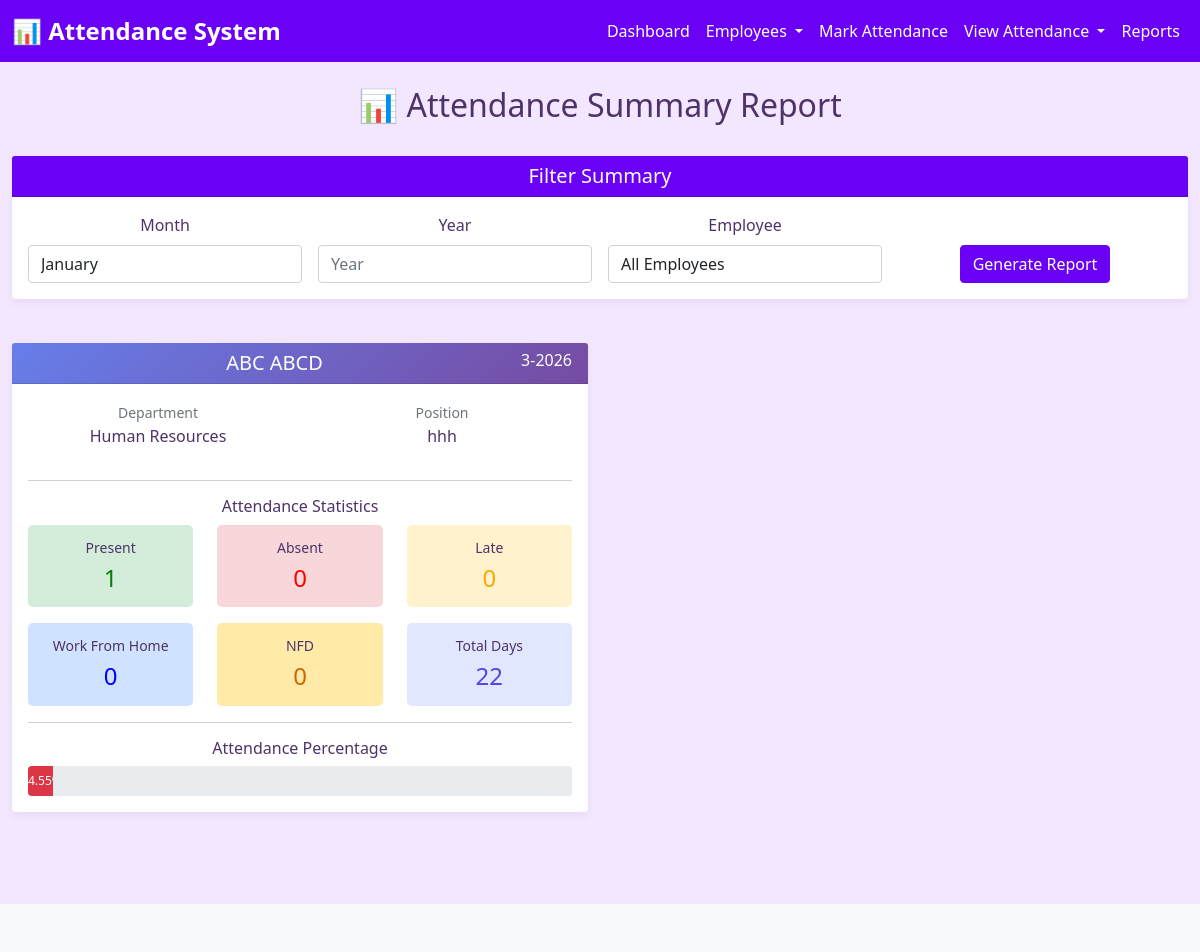
/attendance/attendance-summary/, run on an earlier commit of the app's database.
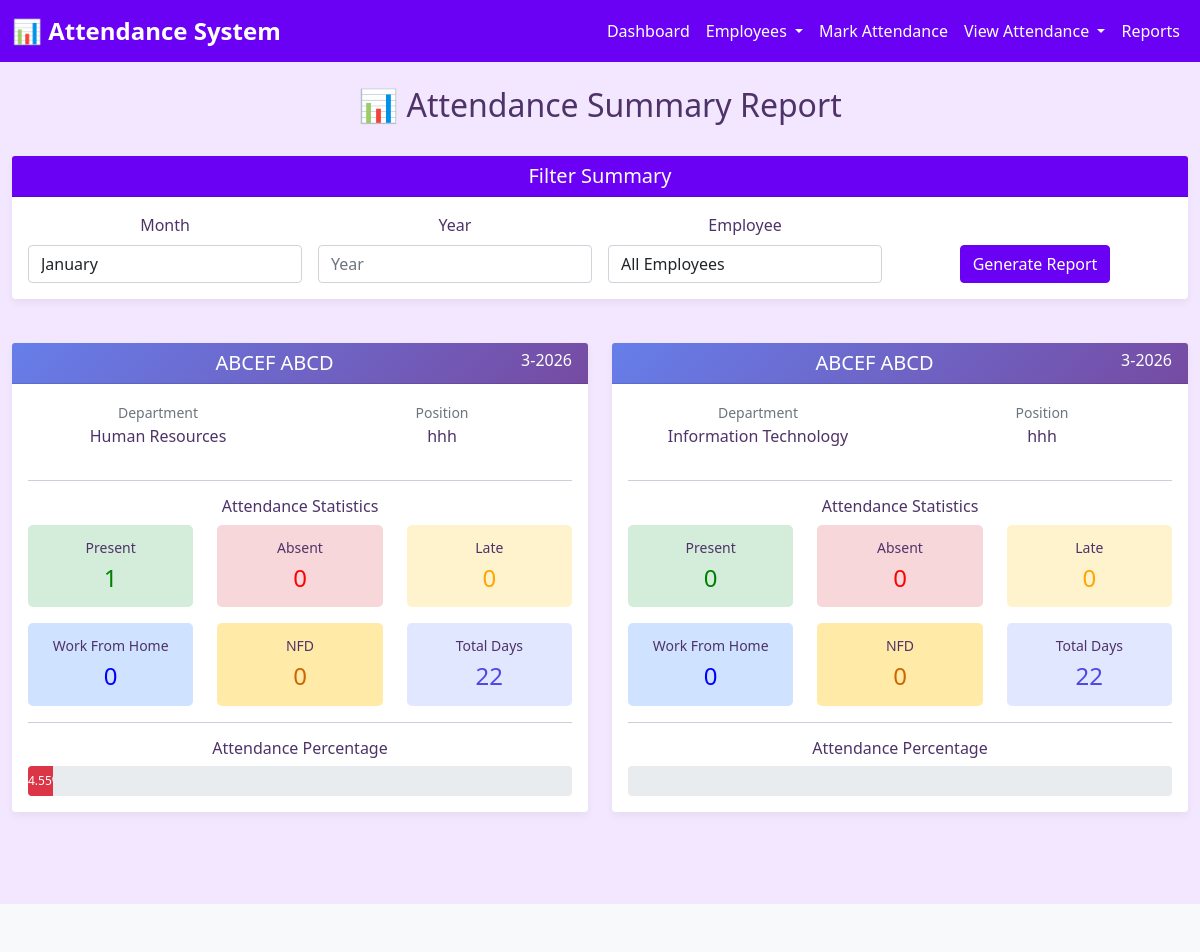
And on a later commit of the database.
### attendance/models.py (models this page shows)
class Employee(models.Model):
    DEPARTMENT_CHOICES = [
        ('HR', 'Human Resources'),
        ('IT', 'Information Technology'),
        ('SALES', 'Sales'),
        ('MARKETING', 'Marketing'),
        ('OPERATIONS', 'Operations'),
        ('FINANCE', 'Finance'),
    ]
    employee_id = models.CharField(
        max_length=10,
        unique=True,
        validators=[RegexValidator(r'^EMP\d{4}$', 'Employee ID must be in format EMPXXXX')]
    )
    first_name = models.CharField(max_length=100)
    last_name = models.CharField(max_length=100)
    email = models.EmailField(unique=True)
    phone = models.CharField(max_length=15)
    department = models.CharField(max_length=20, choices=DEPARTMENT_CHOICES)
    position = models.CharField(max_length=100)
    date_of_joining = models.DateField()
    is_active = models.BooleanField(default=True)
    created_at = models.DateTimeField(auto_now_add=True)
    updated_at = models.DateTimeField(auto_now=True)
    class Meta:
        ordering = ['employee_id']
        verbose_name_plural = "Employees"
    def __str__(self):
        return f"{self.employee_id} - {self.first_name} {self.last_name}"
    def get_full_name(self):
        return f"{self.first_name} {self.last_name}"

### attendance/views.py (the view)
# urls.py: path('attendance-summary/', views.attendance_summary, name='attendance_summary'),
def attendance_summary(request):
    employee_param = request.GET.get('employee')
    form = AttendanceSummaryFilterForm(request.GET)
    summaries = []
    if form.is_valid():
        month = form.cleaned_data.get('month')
        year = form.cleaned_data.get('year')
        employee = form.cleaned_data.get('employee')
        if employee_param:
            try:
                employee = Employee.objects.get(pk=employee_param)
            except Employee.DoesNotExist:
                employee = None
        if not month:
            month = datetime.today().month
        if not year:
            year = datetime.today().year
        employees = Employee.objects.filter(is_active=True)
        if employee:
            employees = employees.filter(pk=employee.pk)
        for emp in employees:
            days_in_month = monthrange(year, month)[1]
            start_date = date(year, month, 1)
            end_date = date(year, month, days_in_month)
            records = Attendance.objects.filter(
                employee=emp,
                attendance_date__gte=start_date,
                attendance_date__lte=end_date
            ).values('status').annotate(count=Count('status'))
            summary = {
                'employee': emp,
                'month': month,
                'year': year,
                'total_days': len([d for d in range(1, days_in_month + 1)
                                 if date(year, month, d).weekday() < 5]),  # Excluding weekends
                'present': 0,
                'absent': 0,
                'absent_reasons': {},
                'working_leave': 0,
                'nfd': 0,
                'late': 0,
            }
            for record in records:
                if record['status'] == 'PRESENT':
                    summary['present'] = record['count']
                elif record['status'] == 'ABSENT':
                    summary['absent'] = record['count']
                elif record['status'] == 'WORKING FROM HOME':
                    summary['working_leave'] = record['count']
                elif record['status'] == 'LATE':
                    summary['late'] = record['count']
            summary['absent_reasons'] = {}
            working_days = summary['total_days'] - summary['working_leave']
            if working_days > 0:
                summary['attendance_percentage'] = round(
                    (summary['present'] / working_days * 100), 2
                )
            else:
                summary['attendance_percentage'] = 0
            summaries.append(summary)
    context = {
        'form': form,
        'summaries': summaries,
    }
    return render(request, 'attendance/attendance_summary.html', context)

### attendance/forms.py
class AttendanceSummaryFilterForm(forms.Form):
    MONTH_CHOICES = [
        (1, 'January'), (2, 'February'), (3, 'March'), (4, 'April'),
        (5, 'May'), (6, 'June'), (7, 'July'), (8, 'August'),
        (9, 'September'), (10, 'October'), (11, 'November'), (12, 'December'),
    ]
    employee = forms.ModelChoiceField(
        queryset=Employee.objects.all(),
        required=False,
        widget=forms.Select(attrs={'class': 'form-control'}),
        empty_label="All Employees"
    )
    month = forms.ChoiceField(
        required=False,
        widget=forms.Select(attrs={'class': 'form-control'}),
        choices=MONTH_CHOICES
    )
    year = forms.IntegerField(
        required=False,
        widget=forms.NumberInput(attrs={'class': 'form-control', 'placeholder': 'Year'}),
    )
    def clean(self):
        cleaned_data = super().clean()
        return cleaned_data

### attendance/templates/attendance/attendance_summary.html (shortened to what the changed rows need)
{% extends 'base.html' %}
{% block content %}
<div class="row mb-4">
    <div class="col-md-12">
        <h2>📊 Attendance Summary Report</h2>
    </div>
</div>
<div class="row mb-4">
    <div class="col-md-12">
        <div class="card">
            <div class="card-body">
                <form method="GET" class="row g-3">
                    <div class="col-md-3">
                        <label for="{{ form.employee.id_for_label }}" class="form-label">Employee</label>
                        {{ form.employee }}
                    </div>
                </form>
            </div>
        </div>
    </div>
</div>
{% if summaries %}
<div class="row">
    {% for summary in summaries %}
    <div class="col-md-6 mb-4">
        <div class="card">
            <div class="card-header" style="background: linear-gradient(135deg, #667eea 0%, #764ba2 100%);">
                <h5 class="mb-0" style="color: white;">
                    {{ summary.employee.get_full_name }}
                    <span class="float-end" style="font-size: 0.8em;">{{ summary.month }}-{{ summary.year }}</span>
                </h5>
            </div>
            <div class="card-body">
                <div class="row mb-3">
                    <div class="col-md-6">
                        <small class="text-muted">Department</small>
                        <p>{{ summary.employee.get_department_display }}</p>
                    </div>
                    <div class="col-md-6">
                        <small class="text-muted">Position</small>
                        <p>{{ summary.employee.position }}</p>
                    </div>
                </div>
                <hr>
                <h6>Attendance Statistics</h6>
                <div class="row mb-3">
                    <div class="col-md-4">
                        <div class="stat-box" style="background: #d4edda; padding: 10px; border-radius: 5px; text-align: center;">
                            <small>Present</small>
                            <h4 style="color: green; margin: 5px 0;">{{ summary.present }}</h4>
                        </div>
                    </div>
                    <div class="col-md-4">
                        <div class="stat-box" style="background: #f8d7da; padding: 10px; border-radius: 5px; text-align: center;">
                            <small>Absent</small>
                            <h4 style="color: red; margin: 5px 0;">{{ summary.absent }}</h4>
                        </div>
                    </div>
                    <div class="col-md-4">
                        <div class="stat-box" style="background: #fff3cd; padding: 10px; border-radius: 5px; text-align: center;">
                            <small>Late</small>
                            <h4 style="color: orange; margin: 5px 0;">{{ summary.late }}</h4>
                        </div>
                    </div>
                </div>
                <div class="row mb-3">
                    <div class="col-md-4">
                        <div class="stat-box" style="background: #cfe2ff; padding: 10px; border-radius: 5px; text-align: center;">
                            <small>Work From Home</small>
                            <h4 style="color: blue; margin: 5px 0;">{{ summary.working_leave }}</h4>
                        </div>
                    </div>
                    <div class="col-md-4">
                        <div class="stat-box" style="background: #ffeaa7; padding: 10px; border-radius: 5px; text-align: center;">
                            <small>NFD</small>
                            <h4 style="color: #cc6600; margin: 5px 0;">{{ summary.nfd }}</h4>
                        </div>
                    </div>
                    <div class="col-md-4">
                        <div class="stat-box" style="background: #e0e7ff; padding: 10px; border-radius: 5px; text-align: center;">
                            <small>Total Days</small>
                            <h4 style="color: #4f46e5; margin: 5px 0;">{{ summary.total_days }}</h4>
                        </div>
                    </div>
                </div>
                <hr>
                <div class="row">
                    <div class="col-md-12">
                        <h6>Attendance Percentage</h6>
                        <div class="progress" style="height: 30px;">
                            {% if summary.attendance_percentage >= 90 %}
                                <div class="progress-bar bg-success" role="progressbar" style="width: {{ summary.attendance_percentage }}%">
                                    {{ summary.attendance_percentage }}%
                                </div>
                            {% elif summary.attendance_percentage >= 75 %}
                                <div class="progress-bar bg-warning" role="progressbar" style="width: {{ summary.attendance_percentage }}%">
                                    {{ summary.attendance_percentage }}%
                                </div>
                            {% else %}
                                <div class="progress-bar bg-danger" role="progressbar" style="width: {{ summary.attendance_percentage }}%">
                                    {{ summary.attendance_percentage }}%
                                </div>
                            {% endif %}
                        </div>
                    </div>
                </div>
            </div>
        </div>
    </div>
    {% endfor %}
</div>
{% endif %}
{% endblock %}

What changed in the data, as far as the page shows it:
changed Employee "Human Resources": employee.get_full_name "ABC ABCD" → "ABCEF ABCD"
added Employee: employee.get_full_name "ABCEF ABCD", month "3", year "2026", employee.department "Information Technology", employee.position "hhh", present "0", absent "0", late "0", working_leave "0", nfd "0", total_days "22"
